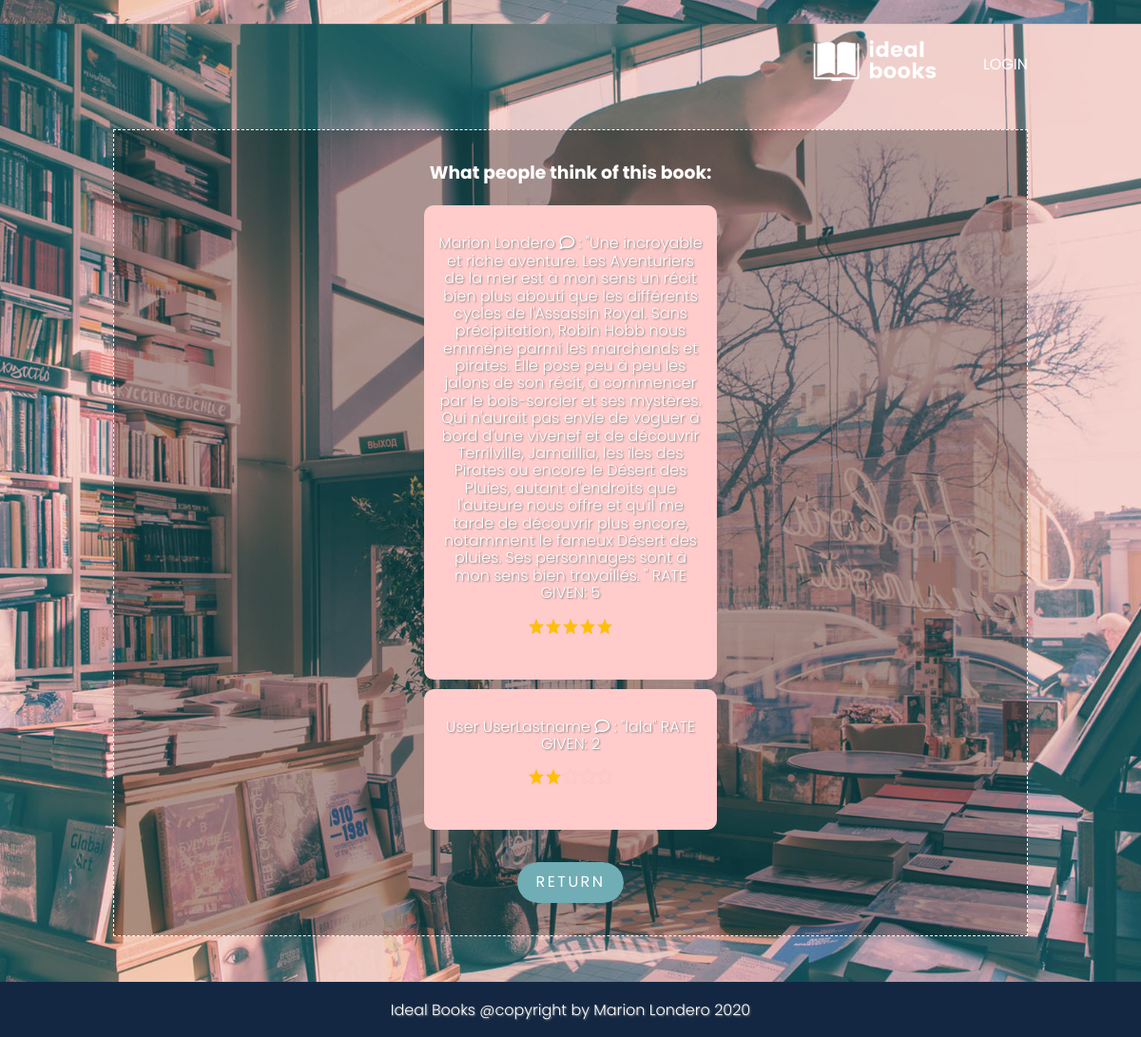
Screenshot of /comments.php?id=6 with the database file from the repository.
### tables this page shows
CREATE TABLE `rate` (
  `id_rate` int(11) NOT NULL,
  `user_fullname` varchar(255) NOT NULL,
  `rate` int(11) NOT NULL,
  `comment` text NOT NULL,
  `id_user` int(11) NOT NULL,
  `id_book` int(11) NOT NULL
);

### comments.php (the view, shortened to what this page needs)
<?php
require 'assets/php/connect.php';
require 'assets/php/function.php';
include 'assets/php/background-image.php';
include 'assets/php/header.php';
include 'assets/php/nav.php';
    if(isset($_GET['id'])){
    $id = $_GET['id'];
    $sql = $db->query("SELECT * FROM rate AS r RIGHT JOIN book AS b on b.id=r.id_book WHERE b.id=$id");
    $sql->setFetchMode(PDO::FETCH_ASSOC);
    }
?>
<section>
    <article id="cartouche">
        <div id="text-welcome">
            <h3 class="ml3">What people think of this book: </h3>
            <?php while($row = $sql->fetch()){ ?>
                <div id="card3" class="flex">
                    <p><?= $row['user_fullname']; ?>  <i class="far fa-comment"></i> : "<?= $row['comment']; ?>"
                    RATE GIVEN: <?= $row['rate']; ?>
                <?php
                    if($row['rate'] >= 1 && $row['rate'] < 2){ ?>
                         <img src="assets/img/star1.png" alt="star1" class="ministars" width="90" height="20">
            <?php }if($row['rate'] >= 2 && $row['rate'] < 3){ ?>
                         <img src="assets/img/star2.png" alt="star2" class="ministars" width="90" height="20">
            <?php }if($row['rate'] >= 3 && $row['rate'] < 4){ ?>
                         <img src="assets/img/star3.png" alt="star3" class="ministars" width="90" height="20">
            <?php }if($row['rate'] >= 4 && $row['rate'] < 5){ ?>
            <?php }if($row['rate'] >= 5  && $row['rate'] < 6){ ?>
                        <img src="assets/img/star5.png" alt="star5" class="ministars" width="90" height="20">
             <?php } ?></p>
                </div>
    <?php  }?>
             <div class="button2">
                <a href="displaybook.php?id=<?= $id ?>" class="button3">RETURN</a>
            </div>
        </div>
    </article>
</section>
<?php
include 'assets/php/footer.php';
?>

### assets/css/style.css (style rules this page uses)
html { padding: 0; margin: 0; scroll-behavior: smooth; }
body { color: white; position: relative; background-attachment: fixed; }
a { text-decoration: none; color: white; font-family: "Poppins-Regular", sans-serif; }
h3 { padding: 5px; font-family: "Poppins-Bold"; }
p { color: white; font-family: "Poppins-Light", sans-serif; font-weight: 100; padding: 5px; text-shadow: 1px 1px 2px grey; }
.flex { display: flex; justify-content: center; }
#cartouche { width: 80%; height: auto; margin: auto; border: 1px dashed white; padding-top: 10px; padding-bottom: 10px; display: block; position: relative; background: rgba(0, 0, 0, 0.3); }
#cartouche > #text-welcome { font-family: "Poppins-Light", sans-serif; font-size: 16px; text-align: center; }
.button2 { margin-top: 2vh; margin-bottom: 2vh; display: inline-block; }
.button3 { margin-top: 1vh; margin-bottom: 1vh; display: inline-block; padding: 0.75rem 1.25rem; border-radius: 10rem; color: #fff; text-transform: uppercase; font-size: 1rem; letter-spacing: 0.15rem; transition: all 0.3s; position: relative; overflow: hidden; z-index: 1; }
.button3:after { content: ""; position: absolute; bottom: 0; left: 0; width: 100%; height: 100%; background-color: #70adb5; border-radius: 10rem; z-index: -2; }
.button3:before { content: ""; position: absolute; bottom: 0; left: 0; width: 0%; height: 100%; background-color: #4a878f; transition: all 0.3s; border-radius: 10rem; z-index: -1; }
.ministars { display: block; margin-left: auto; margin-right: auto; margin-bottom: 15px; margin-top: 15px; }
#card3 { width: 30%; height: auto; margin: 10px auto; background-color: #ffcbcb; font-family: "Poppins-Light", sans-serif; text-align: center; padding: 10px; border-radius: 10px; background-size: 100%; background-repeat: no-repeat; }
@media (min-width: 300px) { body { background-size: 373%; background-position: 50% 50%; background: fixed center no-repeat cover; } }
@media (min-width: 768px) { body { background-size: 155%; background-position: 50% 50%; width: 100%; } }
@media (min-width: 992px) { body { background-size: 130%; background-position: 50% 50%; width: 100%; } }
@media (min-width: 1200px) { body { background-size: 130%; background-position: 50% 50%; } }
@media (min-width: 1200px) { section { margin-bottom: 2vh; } }

### rows the page displays
rate: user_fullname "Marion Londero", comment "Une incroyable et riche aventure. Les Aventuriers de la mer est à mon sens un récit bien plus abouti que les différents cycles de l'Assassin Royal. Sans précipitation, Robin Hobb nous emmène parmi les marchands et pirates. Elle pose peu à peu les jalons de son récit, à commencer par le bois-sorcier et ses mystères. Qui n'aurait pas envie de voguer à bord d'une vivenef et de découvrir Terrilville, Jamaillia, les îles des Pirates ou encore le Désert des Pluies, autant d'endroits que l'auteure nous offre et qu'il me tarde de découvrir plus encore, notamment le fameux Désert des pluies. Ses personnages sont à mon sens bien travaillés.", rate "5"
rate: user_fullname "User UserLastname", comment "lala", rate "2"
